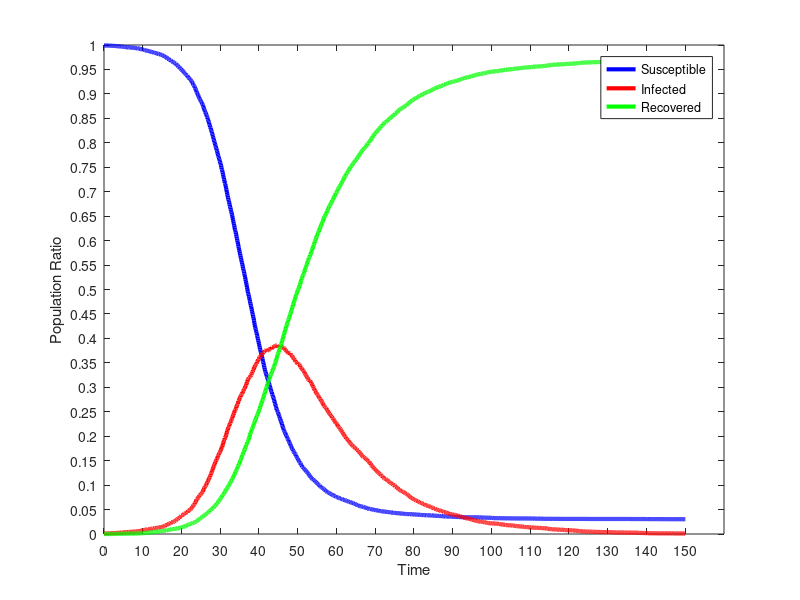

MATLAB code for this plot:
dynamics = [
0.00,9990.000,10.000,0.000;
0.10,9990.000,10.000,0.000;
0.20,9990.000,10.000,0.000;
0.30,9990.000,10.000,0.000;
0.40,9990.000,10.000,0.000;
0.50,9989.000,11.000,0.000;
0.60,9989.000,11.000,0.000;
0.70,9989.000,11.000,0.000;
0.80,9989.000,11.000,0.000;
0.90,9989.000,11.000,0.000;
1.00,9989.000,11.000,0.000;
1.10,9989.000,11.000,0.000;
1.20,9988.000,12.000,0.000;
1.30,9988.000,12.000,0.000;
1.40,9988.000,12.000,0.000;
1.50,9986.000,14.000,0.000;
1.60,9986.000,14.000,0.000;
1.70,9985.000,15.000,0.000;
1.80,9984.000,16.000,0.000;
1.90,9984.000,16.000,0.000;
2.00,9983.000,17.000,0.000;
2.10,9983.000,17.000,0.000;
2.20,9983.000,17.000,0.000;
2.30,9983.000,16.000,1.000;
2.40,9983.000,16.000,1.000;
2.50,9983.000,16.000,1.000;
2.60,9982.000,17.000,1.000;
2.70,9981.000,18.000,1.000;
2.80,9981.000,18.000,1.000;
2.90,9980.000,19.000,1.000;
3.00,9980.000,19.000,1.000;
3.10,9979.000,20.000,1.000;
3.20,9978.000,21.000,1.000;
3.30,9977.000,21.000,2.000;
3.40,9975.000,23.000,2.000;
3.50,9974.000,24.000,2.000;
3.60,9974.000,24.000,2.000;
3.70,9973.000,25.000,2.000;
3.80,9973.000,25.000,2.000;
3.90,9973.000,25.000,2.000;
4.00,9973.000,25.000,2.000;
4.10,9973.000,25.000,2.000;
4.20,9973.000,25.000,2.000;
4.30,9971.000,26.000,3.000;
4.40,9971.000,26.000,3.000;
4.50,9968.000,29.000,3.000;
4.60,9966.000,31.000,3.000;
4.70,9966.000,31.000,3.000;
4.80,9964.000,32.000,4.000;
4.90,9963.000,33.000,4.000;
5.00,9962.000,33.000,5.000;
5.10,9961.000,33.000,6.000;
5.20,9961.000,33.000,6.000;
5.30,9960.000,34.000,6.000;
5.40,9958.000,36.000,6.000;
5.50,9958.000,36.000,6.000;
5.60,9956.000,38.000,6.000;
5.70,9955.000,39.000,6.000;
5.80,9955.000,39.000,6.000;
5.90,9955.000,38.000,7.000;
6.00,9955.000,38.000,7.000;
6.10,9954.000,39.000,7.000;
6.20,9953.000,40.000,7.000;
6.30,9951.000,42.000,7.000;
6.40,9951.000,42.000,7.000;
6.50,9951.000,42.000,7.000;
6.60,9950.000,43.000,7.000;
6.70,9949.000,44.000,7.000;
6.80,9949.000,44.000,7.000;
6.90,9949.000,43.000,8.000;
7.00,9949.000,43.000,8.000;
7.10,9949.000,43.000,8.000;
7.20,9948.000,43.000,9.000;
7.30,9946.000,45.000,9.000;
7.40,9945.000,46.000,9.000;
7.50,9943.000,48.000,9.000;
7.60,9942.000,49.000,9.000;
7.70,9942.000,49.000,9.000;
7.80,9941.000,50.000,9.000;
7.90,9940.000,51.000,9.000;
8.00,9939.000,52.000,9.000;
8.10,9938.000,53.000,9.000;
8.20,9937.000,53.000,10.000;
8.30,9935.000,53.000,12.000;
8.40,9934.000,54.000,12.000;
8.50,9934.000,54.000,12.000;
8.60,9933.000,55.000,12.000;
8.70,9930.000,57.000,13.000;
8.80,9929.000,58.000,13.000;
8.90,9929.000,58.000,13.000;
9.00,9927.000,60.000,13.000;
9.10,9927.000,60.000,13.000;
9.20,9927.000,59.000,14.000;
9.30,9924.000,62.000,14.000;
9.40,9920.000,64.000,16.000;
9.50,9918.000,65.000,17.000;
9.60,9916.000,67.000,17.000;
9.70,9914.000,69.000,17.000;
9.80,9913.000,70.000,17.000;
9.90,9912.000,71.000,17.000;
10.00,9909.000,74.000,17.000;
10.10,9904.000,79.000,17.000;
10.20,9902.000,81.000,17.000;
10.30,9901.000,80.000,19.000;
10.40,9898.000,83.000,19.000;
10.50,9895.000,85.000,20.000;
10.60,9892.000,86.000,22.000;
10.70,9891.000,87.000,22.000;
10.80,9889.000,88.000,23.000;
10.90,9887.000,89.000,24.000;
11.00,9885.000,91.000,24.000;
11.10,9883.000,92.000,25.000;
11.20,9882.000,93.000,25.000;
11.30,9879.000,96.000,25.000;
11.40,9878.000,94.000,28.000;
11.50,9877.000,94.000,29.000;
11.60,9876.000,94.000,30.000;
11.70,9873.000,97.000,30.000;
11.80,9871.000,99.000,30.000;
11.90,9868.000,101.000,31.000;
12.00,9865.000,104.000,31.000;
12.10,9863.000,105.000,32.000;
12.20,9860.000,107.000,33.000;
12.30,9857.000,109.000,34.000;
12.40,9855.000,110.000,35.000;
12.50,9853.000,112.000,35.000;
12.60,9852.000,112.000,36.000;
12.70,9850.000,111.000,39.000;
12.80,9848.000,112.000,40.000;
12.90,9846.000,114.000,40.000;
13.00,9839.000,121.000,40.000;
13.10,9838.000,121.000,41.000;
13.20,9837.000,121.000,42.000;
13.30,9837.000,121.000,42.000;
13.40,9834.000,122.000,44.000;
13.50,9830.000,125.000,45.000;
13.60,9829.000,125.000,46.000;
13.70,9826.000,126.000,48.000;
13.80,9824.000,128.000,48.000;
13.90,9822.000,130.000,48.000;
14.00,9821.000,129.000,50.000;
14.10,9815.000,135.000,50.000;
14.20,9814.000,136.000,50.000;
14.30,9813.000,135.000,52.000;
14.40,9812.000,135.000,53.000;
14.50,9809.000,138.000,53.000;
14.60,9804.000,139.000,57.000;
14.70,9804.000,138.000,58.000;
14.80,9801.000,140.000,59.000;
14.90,9800.000,140.000,60.000;
15.00,9796.000,143.000,61.000;
15.10,9792.000,146.000,62.000;
15.20,9787.000,148.000,65.000;
15.30,9783.000,152.000,65.000;
15.40,9779.000,154.000,67.000;
15.50,9773.000,159.000,68.000;
15.60,9767.000,164.000,69.000;
15.70,9759.000,172.000,69.000;
15.80,9758.000,172.000,70.000;
15.90,9752.000,177.000,71.000;
16.00,9749.000,180.000,71.000;
16.10,9743.000,183.000,74.000;
16.20,9739.000,183.000,78.000;
16.30,9732.000,187.000,81.000;
16.40,9725.000,194.000,81.000;
16.50,9722.000,195.000,83.000;
16.60,9717.000,200.000,83.000;
16.70,9710.000,206.000,84.000;
16.80,9703.000,212.000,85.000;
16.90,9698.000,216.000,86.000;
17.00,9694.000,219.000,87.000;
17.10,9692.000,218.000,90.000;
17.20,9689.000,220.000,91.000;
17.30,9682.000,226.000,92.000;
17.40,9671.000,236.000,93.000;
17.50,9666.000,236.000,98.000;
17.60,9663.000,237.000,100.000;
17.70,9659.000,240.000,101.000;
17.80,9653.000,245.000,102.000;
17.90,9647.000,251.000,102.000;
18.00,9643.000,255.000,102.000;
18.10,9640.000,256.000,104.000;
18.20,9631.000,263.000,106.000;
18.30,9626.000,266.000,108.000;
18.40,9621.000,270.000,109.000;
18.50,9617.000,274.000,109.000;
18.60,9606.000,284.000,110.000;
18.70,9599.000,290.000,111.000;
18.80,9590.000,297.000,113.000;
18.90,9584.000,302.000,114.000;
19.00,9578.000,305.000,117.000;
19.10,9570.000,311.000,119.000;
19.20,9560.000,321.000,119.000;
19.30,9555.000,325.000,120.000;
19.40,9550.000,327.000,123.000;
19.50,9540.000,337.000,123.000;
19.60,9529.000,347.000,124.000;
19.70,9521.000,351.000,128.000;
19.80,9514.000,357.000,129.000;
19.90,9507.000,362.000,131.000;
20.00,9495.000,374.000,131.000;
20.10,9488.000,375.000,137.000;
20.20,9480.000,380.000,140.000;
20.30,9471.000,386.000,143.000;
20.40,9462.000,392.000,146.000;
20.50,9454.000,395.000,151.000;
20.60,9445.000,402.000,153.000;
20.70,9436.000,409.000,155.000;
20.80,9424.000,421.000,155.000;
20.90,9416.000,426.000,158.000;
21.00,9409.000,425.000,166.000;
21.10,9397.000,433.000,170.000;
21.20,9390.000,439.000,171.000;
21.30,9385.000,438.000,177.000;
21.40,9379.000,443.000,178.000;
21.50,9374.000,446.000,180.000;
21.60,9360.000,460.000,180.000;
21.70,9345.000,472.000,183.000;
21.80,9335.000,475.000,190.000;
21.90,9327.000,480.000,193.000;
22.00,9319.000,483.000,198.000;
22.10,9309.000,489.000,202.000;
22.20,9296.000,499.000,205.000;
22.30,9292.000,500.000,208.000;
22.40,9280.000,510.000,210.000;
22.50,9270.000,520.000,210.000;
22.60,9259.000,528.000,213.000;
22.70,9247.000,540.000,213.000;
22.80,9230.000,555.000,215.000;
22.90,9215.000,564.000,221.000;
23.00,9199.000,574.000,227.000;
23.10,9182.000,588.000,230.000;
23.20,9172.000,596.000,232.000;
23.30,9160.000,605.000,235.000;
23.40,9144.000,615.000,241.000;
23.50,9121.000,636.000,243.000;
23.60,9106.000,646.000,248.000;
23.70,9085.000,665.000,250.000;
23.80,9062.000,684.000,254.000;
23.90,9037.000,705.000,258.000;
24.00,9021.000,710.000,269.000;
24.10,9007.000,721.000,272.000;
24.20,8990.000,732.000,278.000;
24.30,8974.000,742.000,284.000;
24.40,8954.000,755.000,291.000;
24.50,8933.000,768.000,299.000;
24.60,8910.000,786.000,304.000;
24.70,8897.000,793.000,310.000;
24.80,8883.000,797.000,320.000;
24.90,8868.000,805.000,327.000;
25.00,8852.000,818.000,330.000;
25.10,8841.000,824.000,335.000;
25.20,8827.000,834.000,339.000;
25.30,8809.000,847.000,344.000;
25.40,8792.000,857.000,351.000;
25.50,8777.000,867.000,356.000;
25.60,8751.000,889.000,360.000;
25.70,8724.000,908.000,368.000;
25.80,8699.000,924.000,377.000;
25.90,8676.000,945.000,379.000;
26.00,8654.000,960.000,386.000;
26.10,8632.000,975.000,393.000;
26.20,8617.000,981.000,402.000;
26.30,8596.000,996.000,408.000;
26.40,8577.000,1009.000,414.000;
26.50,8553.000,1029.000,418.000;
26.60,8530.000,1047.000,423.000;
26.70,8516.000,1058.000,426.000;
26.80,8484.000,1081.000,435.000;
26.90,8461.000,1098.000,441.000;
27.00,8433.000,1117.000,450.000;
27.10,8409.000,1135.000,456.000;
27.20,8377.000,1154.000,469.000;
27.30,8356.000,1165.000,479.000;
27.40,8324.000,1191.000,485.000;
27.50,8305.000,1202.000,493.000;
27.60,8275.000,1229.000,496.000;
27.70,8250.000,1245.000,505.000;
27.80,8226.000,1261.000,513.000;
27.90,8195.000,1287.000,518.000;
28.00,8167.000,1310.000,523.000;
28.10,8136.000,1336.000,528.000;
28.20,8104.000,1363.000,533.000;
28.30,8072.000,1380.000,548.000;
28.40,8047.000,1395.000,558.000;
28.50,8018.000,1416.000,566.000;
28.60,7992.000,1437.000,571.000;
28.70,7958.000,1465.000,577.000;
28.80,7932.000,1478.000,590.000;
28.90,7905.000,1498.000,597.000;
29.00,7883.000,1511.000,606.000;
29.10,7847.000,1532.000,621.000;
29.20,7826.000,1547.000,627.000;
29.30,7790.000,1570.000,640.000;
29.40,7756.000,1594.000,650.000;
29.50,7730.000,1609.000,661.000;
29.60,7706.000,1621.000,673.000;
29.70,7677.000,1643.000,680.000;
29.80,7651.000,1657.000,692.000;
29.90,7623.000,1671.000,706.000;
30.00,7595.000,1685.000,720.000;
30.10,7566.000,1703.000,731.000;
30.20,7537.000,1724.000,739.000;
30.30,7494.000,1755.000,751.000;
30.40,7457.000,1780.000,763.000;
30.50,7438.000,1780.000,782.000;
30.60,7396.000,1812.000,792.000;
30.70,7356.000,1840.000,804.000;
30.80,7320.000,1868.000,812.000;
30.90,7283.000,1896.000,821.000;
31.00,7251.000,1917.000,832.000;
31.10,7218.000,1931.000,851.000;
31.20,7175.000,1962.000,863.000;
31.30,7155.000,1971.000,874.000;
31.40,7119.000,1991.000,890.000;
31.50,7078.000,2017.000,905.000;
31.60,7041.000,2041.000,918.000;
31.70,6992.000,2078.000,930.000;
31.80,6953.000,2106.000,941.000;
31.90,6919.000,2128.000,953.000;
32.00,6879.000,2156.000,965.000;
32.10,6842.000,2179.000,979.000;
32.20,6812.000,2190.000,998.000;
32.30,6782.000,2208.000,1010.000;
32.40,6741.000,2236.000,1023.000;
32.50,6702.000,2263.000,1035.000;
32.60,6677.000,2271.000,1052.000;
32.70,6639.000,2294.000,1067.000;
32.80,6606.000,2313.000,1081.000;
32.90,6576.000,2331.000,1093.000;
33.00,6538.000,2352.000,1110.000;
33.10,6504.000,2370.000,1126.000;
33.20,6462.000,2398.000,1140.000;
33.30,6422.000,2424.000,1154.000;
33.40,6384.000,2440.000,1176.000;
33.50,6346.000,2464.000,1190.000;
33.60,6313.000,2478.000,1209.000;
33.70,6262.000,2512.000,1226.000;
33.80,6222.000,2537.000,1241.000;
33.90,6198.000,2538.000,1264.000;
34.00,6168.000,2555.000,1277.000;
34.10,6129.000,2573.000,1298.000;
34.20,6082.000,2608.000,1310.000;
34.30,6043.000,2629.000,1328.000;
34.40,6002.000,2648.000,1350.000;
34.50,5969.000,2658.000,1373.000;
34.60,5926.000,2684.000,1390.000;
34.70,5880.000,2718.000,1402.000;
34.80,5848.000,2727.000,1425.000;
34.90,5808.000,2752.000,1440.000;
35.00,5769.000,2772.000,1459.000;
35.10,5732.000,2791.000,1477.000;
35.20,5695.000,2802.000,1503.000;
35.30,5654.000,2830.000,1516.000;
35.40,5619.000,2843.000,1538.000;
35.50,5585.000,2853.000,1562.000;
35.60,5551.000,2861.000,1588.000;
35.70,5515.000,2872.000,1613.000;
35.80,5474.000,2902.000,1624.000;
35.90,5429.000,2920.000,1651.000;
36.00,5398.000,2932.000,1670.000;
36.10,5370.000,2948.000,1682.000;
36.20,5328.000,2966.000,1706.000;
36.30,5297.000,2974.000,1729.000;
36.40,5255.000,2994.000,1751.000;
36.50,5210.000,3019.000,1771.000;
36.60,5173.000,3035.000,1792.000;
36.70,5134.000,3048.000,1818.000;
36.80,5094.000,3078.000,1828.000;
36.90,5049.000,3105.000,1846.000;
37.00,5007.000,3117.000,1876.000;
37.10,4956.000,3158.000,1886.000;
37.20,4924.000,3169.000,1907.000;
37.30,4894.000,3182.000,1924.000;
37.40,4859.000,3196.000,1945.000;
37.50,4825.000,3201.000,1974.000;
37.60,4786.000,3210.000,2004.000;
37.70,4753.000,3212.000,2035.000;
37.80,4710.000,3228.000,2062.000;
37.90,4672.000,3246.000,2082.000;
38.00,4642.000,3253.000,2105.000;
38.10,4596.000,3275.000,2129.000;
38.20,4557.000,3291.000,2152.000;
38.30,4519.000,3315.000,2166.000;
38.40,4488.000,3325.000,2187.000;
38.50,4446.000,3350.000,2204.000;
38.60,4413.000,3360.000,2227.000;
38.70,4367.000,3383.000,2250.000;
38.80,4317.000,3410.000,2273.000;
38.90,4276.000,3427.000,2297.000;
39.00,4235.000,3446.000,2319.000;
39.10,4204.000,3458.000,2338.000;
39.20,4172.000,3468.000,2360.000;
39.30,4134.000,3480.000,2386.000;
39.40,4107.000,3487.000,2406.000;
39.50,4065.000,3515.000,2420.000;
39.60,4035.000,3524.000,2441.000;
39.70,3996.000,3547.000,2457.000;
39.80,3958.000,3567.000,2475.000;
39.90,3924.000,3573.000,2503.000;
40.00,3886.000,3583.000,2531.000;
40.10,3847.000,3602.000,2551.000;
40.20,3813.000,3622.000,2565.000;
40.30,3774.000,3634.000,2592.000;
40.40,3744.000,3633.000,2623.000;
40.50,3711.000,3639.000,2650.000;
40.60,3679.000,3654.000,2667.000;
40.70,3654.000,3660.000,2686.000;
40.80,3617.000,3668.000,2715.000;
40.90,3585.000,3681.000,2734.000;
41.00,3537.000,3709.000,2754.000;
41.10,3509.000,3710.000,2781.000;
41.20,3473.000,3717.000,2810.000;
41.30,3443.000,3720.000,2837.000;
41.40,3404.000,3736.000,2860.000;
41.50,3363.000,3752.000,2885.000;
41.60,3331.000,3756.000,2913.000;
41.70,3309.000,3758.000,2933.000;
41.80,3283.000,3754.000,2963.000;
41.90,3260.000,3750.000,2990.000;
42.00,3230.000,3759.000,3011.000;
42.10,3204.000,3758.000,3038.000;
42.20,3181.000,3748.000,3071.000;
42.30,3159.000,3753.000,3088.000;
42.40,3134.000,3757.000,3109.000;
42.50,3103.000,3766.000,3131.000;
42.60,3077.000,3770.000,3153.000;
42.70,3052.000,3775.000,3173.000;
42.80,3024.000,3781.000,3195.000;
42.90,2995.000,3782.000,3223.000;
43.00,2965.000,3790.000,3245.000;
43.10,2935.000,3806.000,3259.000;
43.20,2913.000,3809.000,3278.000;
43.30,2899.000,3793.000,3308.000;
43.40,2859.000,3813.000,3328.000;
43.50,2842.000,3815.000,3343.000;
43.60,2816.000,3816.000,3368.000;
43.70,2792.000,3817.000,3391.000;
43.80,2767.000,3823.000,3410.000;
43.90,2739.000,3834.000,3427.000;
44.00,2711.000,3838.000,3451.000;
44.10,2677.000,3845.000,3478.000;
44.20,2654.000,3846.000,3500.000;
44.30,2621.000,3855.000,3524.000;
44.40,2596.000,3855.000,3549.000;
44.50,2568.000,3857.000,3575.000;
44.60,2539.000,3859.000,3602.000;
44.70,2519.000,3844.000,3637.000;
44.80,2501.000,3835.000,3664.000;
44.90,2489.000,3826.000,3685.000;
45.00,2467.000,3827.000,3706.000;
45.10,2439.000,3838.000,3723.000;
45.20,2413.000,3830.000,3757.000;
45.30,2392.000,3829.000,3779.000;
45.40,2366.000,3837.000,3797.000;
45.50,2346.000,3831.000,3823.000;
45.60,2319.000,3838.000,3843.000;
45.70,2301.000,3831.000,3868.000;
45.80,2277.000,3828.000,3895.000;
45.90,2255.000,3820.000,3925.000;
46.00,2223.000,3819.000,3958.000;
46.10,2202.000,3819.000,3979.000;
46.20,2174.000,3817.000,4009.000;
46.30,2151.000,3808.000,4041.000;
46.40,2124.000,3810.000,4066.000;
46.50,2106.000,3801.000,4093.000;
46.60,2092.000,3786.000,4122.000;
46.70,2078.000,3772.000,4150.000;
46.80,2059.000,3761.000,4180.000;
46.90,2037.000,3760.000,4203.000;
47.00,2019.000,3747.000,4234.000;
47.10,2006.000,3735.000,4259.000;
47.20,1987.000,3730.000,4283.000;
47.30,1964.000,3734.000,4302.000;
47.40,1949.000,3718.000,4333.000;
47.50,1939.000,3703.000,4358.000;
47.60,1923.000,3695.000,4382.000;
47.70,1897.000,3702.000,4401.000;
47.80,1878.000,3697.000,4425.000;
47.90,1861.000,3693.000,4446.000;
48.00,1847.000,3670.000,4483.000;
48.10,1823.000,3672.000,4505.000;
48.20,1803.000,3671.000,4526.000;
48.30,1789.000,3660.000,4551.000;
48.40,1773.000,3653.000,4574.000;
48.50,1755.000,3648.000,4597.000;
48.60,1738.000,3630.000,4632.000;
48.70,1723.000,3618.000,4659.000;
48.80,1704.000,3605.000,4691.000;
48.90,1694.000,3593.000,4713.000;
49.00,1678.000,3588.000,4734.000;
49.10,1668.000,3569.000,4763.000;
49.20,1651.000,3565.000,4784.000;
49.30,1639.000,3554.000,4807.000;
49.40,1631.000,3527.000,4842.000;
49.50,1616.000,3521.000,4863.000;
49.60,1593.000,3521.000,4886.000;
49.70,1578.000,3510.000,4912.000;
49.80,1563.000,3505.000,4932.000;
49.90,1550.000,3491.000,4959.000;
50.00,1543.000,3475.000,4982.000;
50.10,1524.000,3479.000,4997.000;
50.20,1508.000,3478.000,5014.000;
50.30,1492.000,3472.000,5036.000;
50.40,1475.000,3465.000,5060.000;
50.50,1463.000,3450.000,5087.000;
50.60,1455.000,3441.000,5104.000;
50.70,1446.000,3415.000,5139.000;
50.80,1431.000,3403.000,5166.000;
50.90,1412.000,3399.000,5189.000;
51.00,1404.000,3379.000,5217.000;
51.10,1386.000,3380.000,5234.000;
51.20,1372.000,3366.000,5262.000;
51.30,1366.000,3349.000,5285.000;
51.40,1360.000,3340.000,5300.000;
51.50,1347.000,3338.000,5315.000;
51.60,1339.000,3328.000,5333.000;
51.70,1329.000,3313.000,5358.000;
51.80,1321.000,3288.000,5391.000;
51.90,1312.000,3273.000,5415.000;
52.00,1304.000,3260.000,5436.000;
52.10,1294.000,3249.000,5457.000;
52.20,1284.000,3237.000,5479.000;
52.30,1272.000,3223.000,5505.000;
52.40,1265.000,3210.000,5525.000;
52.50,1253.000,3193.000,5554.000;
52.60,1242.000,3176.000,5582.000;
52.70,1234.000,3166.000,5600.000;
52.80,1225.000,3152.000,5623.000;
52.90,1211.000,3145.000,5644.000;
53.00,1201.000,3136.000,5663.000;
53.10,1190.000,3136.000,5674.000;
53.20,1179.000,3116.000,5705.000;
53.30,1167.000,3120.000,5713.000;
53.40,1155.000,3107.000,5738.000;
53.50,1147.000,3087.000,5766.000;
53.60,1138.000,3077.000,5785.000;
53.70,1130.000,3060.000,5810.000;
53.80,1122.000,3044.000,5834.000;
53.90,1120.000,3017.000,5863.000;
54.00,1111.000,3009.000,5880.000;
54.10,1104.000,2989.000,5907.000;
54.20,1100.000,2979.000,5921.000;
54.30,1094.000,2959.000,5947.000;
54.40,1088.000,2935.000,5977.000;
54.50,1076.000,2929.000,5995.000;
54.60,1069.000,2915.000,6016.000;
54.70,1062.000,2898.000,6040.000;
54.80,1051.000,2885.000,6064.000;
54.90,1045.000,2868.000,6087.000;
55.00,1036.000,2853.000,6111.000;
55.10,1028.000,2847.000,6125.000;
55.20,1019.000,2837.000,6144.000;
55.30,1013.000,2827.000,6160.000;
55.40,1008.000,2813.000,6179.000;
55.50,999.000,2797.000,6204.000;
55.60,994.000,2778.000,6228.000;
55.70,981.000,2768.000,6251.000;
55.80,971.000,2761.000,6268.000;
55.90,961.000,2753.000,6286.000;
56.00,956.000,2737.000,6307.000;
56.10,949.000,2724.000,6327.000;
56.20,947.000,2707.000,6346.000;
56.30,942.000,2696.000,6362.000;
56.40,938.000,2680.000,6382.000;
56.50,935.000,2664.000,6401.000;
56.60,929.000,2643.000,6428.000;
56.70,924.000,2624.000,6452.000;
56.80,917.000,2614.000,6469.000;
56.90,907.000,2607.000,6486.000;
57.00,901.000,2597.000,6502.000;
57.10,894.000,2590.000,6516.000;
57.20,884.000,2583.000,6533.000;
57.30,873.000,2581.000,6546.000;
57.40,870.000,2569.000,6561.000;
57.50,866.000,2550.000,6584.000;
57.60,858.000,2535.000,6607.000;
57.70,854.000,2527.000,6619.000;
57.80,853.000,2507.000,6640.000;
57.90,847.000,2495.000,6658.000;
58.00,844.000,2481.000,6675.000;
58.10,839.000,2467.000,6694.000;
58.20,833.000,2457.000,6710.000;
58.30,827.000,2454.000,6719.000;
58.40,824.000,2441.000,6735.000;
58.50,819.000,2427.000,6754.000;
58.60,815.000,2420.000,6765.000;
58.70,812.000,2405.000,6783.000;
58.80,806.000,2398.000,6796.000;
58.90,804.000,2378.000,6818.000;
59.00,797.000,2372.000,6831.000;
59.10,792.000,2363.000,6845.000;
59.20,789.000,2351.000,6860.000;
59.30,785.000,2336.000,6879.000;
59.40,783.000,2323.000,6894.000;
59.50,782.000,2309.000,6909.000;
59.60,777.000,2295.000,6928.000;
59.70,774.000,2282.000,6944.000;
59.80,766.000,2269.000,6965.000;
59.90,759.000,2271.000,6970.000;
60.00,757.000,2260.000,6983.000;
60.10,753.000,2251.000,6996.000;
60.20,748.000,2239.000,7013.000;
60.30,745.000,2218.000,7037.000;
60.40,744.000,2201.000,7055.000;
60.50,741.000,2191.000,7068.000;
60.60,737.000,2183.000,7080.000;
60.70,734.000,2176.000,7090.000;
60.80,731.000,2168.000,7101.000;
60.90,728.000,2153.000,7119.000;
61.00,727.000,2144.000,7129.000;
61.10,726.000,2128.000,7146.000;
61.20,721.000,2119.000,7160.000;
61.30,717.000,2106.000,7177.000;
61.40,715.000,2093.000,7192.000;
61.50,709.000,2081.000,7210.000;
61.60,704.000,2076.000,7220.000;
61.70,701.000,2060.000,7239.000;
61.80,700.000,2046.000,7254.000;
61.90,698.000,2032.000,7270.000;
62.00,696.000,2017.000,7287.000;
62.10,693.000,2003.000,7304.000;
62.20,692.000,1994.000,7314.000;
62.30,689.000,1987.000,7324.000;
62.40,686.000,1976.000,7338.000;
62.50,684.000,1957.000,7359.000;
62.60,678.000,1948.000,7374.000;
62.70,674.000,1945.000,7381.000;
62.80,671.000,1934.000,7395.000;
62.90,668.000,1926.000,7406.000;
63.00,664.000,1914.000,7422.000;
63.10,660.000,1911.000,7429.000;
63.20,657.000,1894.000,7449.000;
63.30,657.000,1885.000,7458.000;
63.40,655.000,1872.000,7473.000;
63.50,651.000,1864.000,7485.000;
63.60,647.000,1854.000,7499.000;
63.70,644.000,1843.000,7513.000;
63.80,643.000,1837.000,7520.000;
63.90,643.000,1828.000,7529.000;
64.00,639.000,1822.000,7539.000;
64.10,637.000,1809.000,7554.000;
64.20,635.000,1799.000,7566.000;
64.30,633.000,1789.000,7578.000;
64.40,626.000,1786.000,7588.000;
64.50,621.000,1784.000,7595.000;
64.60,619.000,1773.000,7608.000;
64.70,616.000,1766.000,7618.000;
64.80,613.000,1759.000,7628.000;
64.90,609.000,1749.000,7642.000;
65.00,605.000,1747.000,7648.000;
65.10,602.000,1737.000,7661.000;
65.20,596.000,1735.000,7669.000;
65.30,594.000,1720.000,7686.000;
65.40,591.000,1714.000,7695.000;
65.50,588.000,1707.000,7705.000;
65.60,581.000,1704.000,7715.000;
65.70,578.000,1690.000,7732.000;
65.80,576.000,1682.000,7742.000;
65.90,573.000,1675.000,7752.000;
66.00,570.000,1665.000,7765.000;
66.10,568.000,1653.000,7779.000;
66.20,565.000,1646.000,7789.000;
66.30,564.000,1633.000,7803.000;
66.40,563.000,1622.000,7815.000;
66.50,561.000,1614.000,7825.000;
66.60,559.000,1602.000,7839.000;
66.70,558.000,1592.000,7850.000;
66.80,557.000,1581.000,7862.000;
66.90,556.000,1572.000,7872.000;
67.00,550.000,1570.000,7880.000;
67.10,547.000,1568.000,7885.000;
67.20,546.000,1560.000,7894.000;
67.30,544.000,1557.000,7899.000;
67.40,542.000,1553.000,7905.000;
67.50,541.000,1546.000,7913.000;
67.60,537.000,1538.000,7925.000;
67.70,533.000,1528.000,7939.000;
67.80,530.000,1519.000,7951.000;
67.90,528.000,1508.000,7964.000;
68.00,523.000,1502.000,7975.000;
68.10,522.000,1492.000,7986.000;
68.20,519.000,1489.000,7992.000;
68.30,516.000,1485.000,7999.000;
68.40,515.000,1481.000,8004.000;
68.50,512.000,1467.000,8021.000;
68.60,512.000,1454.000,8034.000;
68.70,512.000,1446.000,8042.000;
68.80,511.000,1435.000,8054.000;
68.90,510.000,1417.000,8073.000;
69.00,508.000,1408.000,8084.000;
69.10,507.000,1399.000,8094.000;
69.20,504.000,1392.000,8104.000;
69.30,502.000,1382.000,8116.000;
69.40,499.000,1369.000,8132.000;
69.50,497.000,1361.000,8142.000;
69.60,495.000,1356.000,8149.000;
69.70,491.000,1341.000,8168.000;
69.80,491.000,1330.000,8179.000;
69.90,490.000,1327.000,8183.000;
70.00,489.000,1320.000,8191.000;
70.10,487.000,1308.000,8205.000;
70.20,486.000,1303.000,8211.000;
70.30,486.000,1292.000,8222.000;
70.40,484.000,1285.000,8231.000;
70.50,484.000,1277.000,8239.000;
70.60,483.000,1269.000,8248.000;
70.70,483.000,1261.000,8256.000;
70.80,481.000,1253.000,8266.000;
70.90,479.000,1247.000,8274.000;
71.00,474.000,1241.000,8285.000;
71.10,471.000,1234.000,8295.000;
71.20,471.000,1227.000,8302.000;
71.30,468.000,1221.000,8311.000;
71.40,468.000,1208.000,8324.000;
71.50,468.000,1197.000,8335.000;
71.60,467.000,1193.000,8340.000;
71.70,465.000,1191.000,8344.000;
71.80,464.000,1185.000,8351.000;
71.90,464.000,1175.000,8361.000;
72.00,462.000,1158.000,8380.000;
72.10,461.000,1153.000,8386.000;
72.20,459.000,1145.000,8396.000;
72.30,458.000,1137.000,8405.000;
72.40,457.000,1133.000,8410.000;
72.50,454.000,1130.000,8416.000;
72.60,454.000,1127.000,8419.000;
72.70,454.000,1127.000,8419.000;
72.80,453.000,1121.000,8426.000;
72.90,452.000,1115.000,8433.000;
73.00,452.000,1109.000,8439.000;
73.10,451.000,1099.000,8450.000;
73.20,450.000,1092.000,8458.000;
73.30,449.000,1083.000,8468.000;
73.40,449.000,1078.000,8473.000;
73.50,447.000,1073.000,8480.000;
73.60,447.000,1069.000,8484.000;
73.70,445.000,1063.000,8492.000;
73.80,444.000,1056.000,8500.000;
73.90,444.000,1046.000,8510.000;
74.00,440.000,1043.000,8517.000;
74.10,440.000,1035.000,8525.000;
74.20,440.000,1029.000,8531.000;
74.30,438.000,1026.000,8536.000;
74.40,436.000,1024.000,8540.000;
74.50,435.000,1020.000,8545.000;
74.60,435.000,1008.000,8557.000;
74.70,433.000,1006.000,8561.000;
74.80,432.000,1000.000,8568.000;
74.90,431.000,996.000,8573.000;
75.00,431.000,992.000,8577.000;
75.10,430.000,983.000,8587.000;
75.20,430.000,973.000,8597.000;
75.30,430.000,970.000,8600.000;
75.40,429.000,965.000,8606.000;
75.50,428.000,958.000,8614.000;
75.60,427.000,946.000,8627.000;
75.70,426.000,942.000,8632.000;
75.80,425.000,934.000,8641.000;
75.90,424.000,925.000,8651.000;
76.00,424.000,917.000,8659.000;
76.10,423.000,912.000,8665.000;
76.20,423.000,909.000,8668.000;
76.30,422.000,902.000,8676.000;
76.40,422.000,894.000,8684.000;
76.50,422.000,888.000,8690.000;
76.60,421.000,882.000,8697.000;
76.70,421.000,878.000,8701.000;
76.80,419.000,876.000,8705.000;
76.90,419.000,872.000,8709.000;
77.00,418.000,867.000,8715.000;
77.10,417.000,865.000,8718.000;
77.20,413.000,864.000,8723.000;
77.30,412.000,860.000,8728.000;
77.40,412.000,854.000,8734.000;
77.50,411.000,850.000,8739.000;
77.60,410.000,844.000,8746.000;
77.70,410.000,837.000,8753.000;
77.80,410.000,834.000,8756.000;
77.90,410.000,827.000,8763.000;
78.00,410.000,822.000,8768.000;
78.10,408.000,820.000,8772.000;
78.20,408.000,812.000,8780.000;
78.30,408.000,806.000,8786.000;
78.40,408.000,802.000,8790.000;
78.50,408.000,793.000,8799.000;
78.60,408.000,787.000,8805.000;
78.70,408.000,780.000,8812.000;
78.80,406.000,775.000,8819.000;
78.90,406.000,766.000,8828.000;
79.00,406.000,758.000,8836.000;
79.10,405.000,752.000,8843.000;
79.20,405.000,743.000,8852.000;
79.30,404.000,741.000,8855.000;
79.40,403.000,734.000,8863.000;
79.50,403.000,732.000,8865.000;
79.60,403.000,724.000,8873.000;
79.70,402.000,719.000,8879.000;
79.80,402.000,716.000,8882.000;
79.90,402.000,710.000,8888.000;
80.00,402.000,707.000,8891.000;
80.10,401.000,701.000,8898.000;
80.20,399.000,699.000,8902.000;
80.30,399.000,695.000,8906.000;
80.40,399.000,691.000,8910.000;
80.50,399.000,684.000,8917.000;
80.60,398.000,684.000,8918.000;
80.70,398.000,680.000,8922.000;
80.80,397.000,676.000,8927.000;
80.90,396.000,670.000,8934.000;
81.00,394.000,670.000,8936.000;
81.10,394.000,662.000,8944.000;
81.20,393.000,658.000,8949.000;
81.30,392.000,654.000,8954.000;
81.40,391.000,653.000,8956.000;
81.50,391.000,646.000,8963.000;
81.60,391.000,641.000,8968.000;
81.70,391.000,639.000,8970.000;
81.80,390.000,638.000,8972.000;
81.90,390.000,633.000,8977.000;
82.00,388.000,631.000,8981.000;
82.10,388.000,628.000,8984.000;
82.20,388.000,624.000,8988.000;
82.30,388.000,619.000,8993.000;
82.40,387.000,616.000,8997.000;
82.50,387.000,614.000,8999.000;
82.60,387.000,608.000,9005.000;
82.70,387.000,603.000,9010.000;
82.80,386.000,596.000,9018.000;
82.90,386.000,591.000,9023.000;
83.00,386.000,588.000,9026.000;
83.10,386.000,583.000,9031.000;
83.20,383.000,582.000,9035.000;
83.30,383.000,581.000,9036.000;
83.40,383.000,578.000,9039.000;
83.50,383.000,578.000,9039.000;
83.60,382.000,576.000,9042.000;
83.70,382.000,575.000,9043.000;
83.80,382.000,571.000,9047.000;
83.90,382.000,569.000,9049.000;
84.00,382.000,565.000,9053.000;
84.10,382.000,562.000,9056.000;
84.20,382.000,557.000,9061.000;
84.30,382.000,554.000,9064.000;
84.40,382.000,546.000,9072.000;
84.50,382.000,542.000,9076.000;
84.60,379.000,542.000,9079.000;
84.70,377.000,539.000,9084.000;
84.80,376.000,536.000,9088.000;
84.90,375.000,533.000,9092.000;
85.00,375.000,529.000,9096.000;
85.10,375.000,525.000,9100.000;
85.20,375.000,519.000,9106.000;
85.30,374.000,518.000,9108.000;
85.40,373.000,517.000,9110.000;
85.50,373.000,511.000,9116.000;
85.60,373.000,507.000,9120.000;
85.70,373.000,503.000,9124.000;
85.80,373.000,498.000,9129.000;
85.90,372.000,497.000,9131.000;
86.00,370.000,497.000,9133.000;
86.10,370.000,492.000,9138.000;
86.20,369.000,493.000,9138.000;
86.30,369.000,490.000,9141.000;
86.40,369.000,488.000,9143.000;
86.50,369.000,486.000,9145.000;
86.60,369.000,482.000,9149.000;
86.70,367.000,480.000,9153.000;
86.80,367.000,479.000,9154.000;
86.90,367.000,474.000,9159.000;
87.00,367.000,468.000,9165.000;
87.10,367.000,466.000,9167.000;
87.20,364.000,468.000,9168.000;
87.30,363.000,466.000,9171.000;
87.40,362.000,466.000,9172.000;
87.50,362.000,460.000,9178.000;
87.60,362.000,457.000,9181.000;
87.70,362.000,450.000,9188.000;
87.80,362.000,450.000,9188.000;
87.90,361.000,450.000,9189.000;
88.00,361.000,447.000,9192.000;
88.10,359.000,445.000,9196.000;
88.20,359.000,440.000,9201.000;
88.30,359.000,440.000,9201.000;
88.40,359.000,434.000,9207.000;
88.50,358.000,432.000,9210.000;
88.60,358.000,430.000,9212.000;
88.70,358.000,425.000,9217.000;
88.80,357.000,422.000,9221.000;
88.90,357.000,422.000,9221.000;
89.00,357.000,418.000,9225.000;
89.10,356.000,414.000,9230.000;
89.20,356.000,411.000,9233.000;
89.30,356.000,410.000,9234.000;
89.40,355.000,407.000,9238.000;
89.50,355.000,405.000,9240.000;
89.60,355.000,404.000,9241.000;
89.70,355.000,403.000,9242.000;
89.80,354.000,403.000,9243.000;
89.90,354.000,402.000,9244.000;
90.00,354.000,398.000,9248.000;
90.10,352.000,398.000,9250.000;
90.20,352.000,395.000,9253.000;
90.30,350.000,396.000,9254.000;
90.40,350.000,396.000,9254.000;
90.50,350.000,394.000,9256.000;
90.60,350.000,392.000,9258.000;
90.70,350.000,389.000,9261.000;
90.80,350.000,385.000,9265.000;
90.90,350.000,381.000,9269.000;
91.00,349.000,380.000,9271.000;
91.10,349.000,376.000,9275.000;
91.20,349.000,375.000,9276.000;
91.30,349.000,373.000,9278.000;
91.40,348.000,372.000,9280.000;
91.50,347.000,373.000,9280.000;
91.60,347.000,370.000,9283.000;
91.70,347.000,369.000,9284.000;
91.80,346.000,367.000,9287.000;
91.90,346.000,361.000,9293.000;
92.00,346.000,358.000,9296.000;
92.10,346.000,353.000,9301.000;
92.20,346.000,350.000,9304.000;
92.30,346.000,348.000,9306.000;
92.40,346.000,345.000,9309.000;
92.50,346.000,343.000,9311.000;
92.60,345.000,340.000,9315.000;
92.70,345.000,335.000,9320.000;
92.80,345.000,335.000,9320.000;
92.90,345.000,334.000,9321.000;
93.00,344.000,333.000,9323.000;
93.10,344.000,331.000,9325.000;
93.20,344.000,328.000,9328.000;
93.30,344.000,324.000,9332.000;
93.40,343.000,324.000,9333.000;
93.50,343.000,321.000,9336.000;
93.60,342.000,322.000,9336.000;
93.70,342.000,322.000,9336.000;
93.80,342.000,320.000,9338.000;
93.90,342.000,317.000,9341.000;
94.00,342.000,314.000,9344.000;
94.10,342.000,313.000,9345.000;
94.20,342.000,311.000,9347.000;
94.30,342.000,309.000,9349.000;
94.40,342.000,308.000,9350.000;
94.50,342.000,305.000,9353.000;
94.60,342.000,303.000,9355.000;
94.70,342.000,302.000,9356.000;
94.80,342.000,296.000,9362.000;
94.90,342.000,294.000,9364.000;
95.00,342.000,291.000,9367.000;
95.10,342.000,291.000,9367.000;
95.20,342.000,289.000,9369.000;
95.30,342.000,288.000,9370.000;
95.40,342.000,285.000,9373.000;
95.50,342.000,284.000,9374.000;
95.60,342.000,281.000,9377.000;
95.70,342.000,279.000,9379.000;
95.80,342.000,276.000,9382.000;
95.90,342.000,272.000,9386.000;
96.00,342.000,269.000,9389.000;
96.10,342.000,266.000,9392.000;
96.20,341.000,266.000,9393.000;
96.30,341.000,263.000,9396.000;
96.40,341.000,262.000,9397.000;
96.50,341.000,261.000,9398.000;
96.60,340.000,261.000,9399.000;
96.70,340.000,259.000,9401.000;
96.80,340.000,257.000,9403.000;
96.90,339.000,257.000,9404.000;
97.00,338.000,258.000,9404.000;
97.10,337.000,257.000,9406.000;
97.20,337.000,254.000,9409.000;
97.30,337.000,253.000,9410.000;
97.40,337.000,252.000,9411.000;
97.50,337.000,251.000,9412.000;
97.60,337.000,250.000,9413.000;
97.70,336.000,251.000,9413.000;
97.80,336.000,249.000,9415.000;
97.90,335.000,247.000,9418.000;
98.00,335.000,245.000,9420.000;
98.10,335.000,243.000,9422.000;
98.20,334.000,240.000,9426.000;
98.30,334.000,237.000,9429.000;
98.40,334.000,236.000,9430.000;
98.50,333.000,236.000,9431.000;
98.60,333.000,232.000,9435.000;
98.70,333.000,230.000,9437.000;
98.80,333.000,228.000,9439.000;
98.90,333.000,228.000,9439.000;
99.00,333.000,226.000,9441.000;
99.10,333.000,225.000,9442.000;
99.20,333.000,224.000,9443.000;
99.30,333.000,222.000,9445.000;
99.40,332.000,221.000,9447.000;
99.50,331.000,221.000,9448.000;
99.60,331.000,220.000,9449.000;
99.70,331.000,219.000,9450.000;
99.80,331.000,217.000,9452.000;
99.90,331.000,216.000,9453.000;
100.00,329.000,217.000,9454.000;
100.10,328.000,217.000,9455.000;
100.20,328.000,217.000,9455.000;
100.30,328.000,217.000,9455.000;
100.40,327.000,216.000,9457.000;
100.50,326.000,215.000,9459.000;
100.60,325.000,216.000,9459.000;
100.70,325.000,216.000,9459.000;
100.80,325.000,216.000,9459.000;
100.90,325.000,216.000,9459.000;
101.00,325.000,215.000,9460.000;
101.10,325.000,214.000,9461.000;
101.20,325.000,213.000,9462.000;
101.30,325.000,212.000,9463.000;
101.40,325.000,209.000,9466.000;
101.50,325.000,208.000,9467.000;
101.60,325.000,208.000,9467.000;
101.70,325.000,205.000,9470.000;
101.80,325.000,204.000,9471.000;
101.90,324.000,204.000,9472.000;
102.00,323.000,205.000,9472.000;
102.10,323.000,204.000,9473.000;
102.20,323.000,202.000,9475.000;
102.30,323.000,202.000,9475.000;
102.40,322.000,200.000,9478.000;
102.50,322.000,198.000,9480.000;
102.60,322.000,197.000,9481.000;
102.70,322.000,195.000,9483.000;
102.80,322.000,194.000,9484.000;
102.90,322.000,194.000,9484.000;
103.00,322.000,193.000,9485.000;
103.10,322.000,192.000,9486.000;
103.20,322.000,191.000,9487.000;
103.30,322.000,190.000,9488.000;
103.40,321.000,190.000,9489.000;
103.50,321.000,189.000,9490.000;
103.60,321.000,184.000,9495.000;
103.70,321.000,181.000,9498.000;
103.80,321.000,181.000,9498.000;
103.90,321.000,181.000,9498.000;
104.00,321.000,181.000,9498.000;
104.10,321.000,181.000,9498.000;
104.20,321.000,180.000,9499.000;
104.30,321.000,180.000,9499.000;
104.40,321.000,180.000,9499.000;
104.50,321.000,180.000,9499.000;
104.60,321.000,179.000,9500.000;
104.70,321.000,178.000,9501.000;
104.80,321.000,177.000,9502.000;
104.90,321.000,177.000,9502.000;
105.00,320.000,178.000,9502.000;
105.10,320.000,177.000,9503.000;
105.20,319.000,176.000,9505.000;
105.30,319.000,175.000,9506.000;
105.40,319.000,173.000,9508.000;
105.50,319.000,171.000,9510.000;
105.60,319.000,171.000,9510.000;
105.70,319.000,170.000,9511.000;
105.80,319.000,169.000,9512.000;
105.90,319.000,169.000,9512.000;
106.00,318.000,168.000,9514.000;
106.10,318.000,168.000,9514.000;
106.20,318.000,166.000,9516.000;
106.30,318.000,164.000,9518.000;
106.40,318.000,162.000,9520.000;
106.50,318.000,160.000,9522.000;
106.60,318.000,159.000,9523.000;
106.70,318.000,159.000,9523.000;
106.80,318.000,159.000,9523.000;
106.90,318.000,158.000,9524.000;
107.00,318.000,157.000,9525.000;
107.10,318.000,157.000,9525.000;
107.20,318.000,157.000,9525.000;
107.30,318.000,157.000,9525.000;
107.40,318.000,157.000,9525.000;
107.50,318.000,156.000,9526.000;
107.60,318.000,155.000,9527.000;
107.70,318.000,154.000,9528.000;
107.80,318.000,153.000,9529.000;
107.90,318.000,152.000,9530.000;
108.00,318.000,150.000,9532.000;
108.10,318.000,149.000,9533.000;
108.20,318.000,148.000,9534.000;
108.30,318.000,147.000,9535.000;
108.40,318.000,147.000,9535.000;
108.50,318.000,145.000,9537.000;
108.60,318.000,143.000,9539.000;
108.70,318.000,142.000,9540.000;
108.80,318.000,142.000,9540.000;
108.90,318.000,142.000,9540.000;
109.00,318.000,142.000,9540.000;
109.10,317.000,143.000,9540.000;
109.20,317.000,141.000,9542.000;
109.30,317.000,140.000,9543.000;
109.40,317.000,139.000,9544.000;
109.50,317.000,139.000,9544.000;
109.60,317.000,138.000,9545.000;
109.70,317.000,138.000,9545.000;
109.80,317.000,138.000,9545.000;
109.90,317.000,138.000,9545.000;
110.00,317.000,137.000,9546.000;
110.10,317.000,136.000,9547.000;
110.20,317.000,136.000,9547.000;
110.30,317.000,136.000,9547.000;
110.40,317.000,133.000,9550.000;
110.50,317.000,130.000,9553.000;
110.60,317.000,130.000,9553.000;
110.70,316.000,128.000,9556.000;
110.80,316.000,128.000,9556.000;
110.90,316.000,128.000,9556.000;
111.00,315.000,128.000,9557.000;
111.10,314.000,129.000,9557.000;
111.20,314.000,129.000,9557.000;
111.30,314.000,129.000,9557.000;
111.40,314.000,129.000,9557.000;
111.50,314.000,129.000,9557.000;
111.60,314.000,128.000,9558.000;
111.70,314.000,126.000,9560.000;
111.80,314.000,126.000,9560.000;
111.90,314.000,125.000,9561.000;
112.00,313.000,125.000,9562.000;
112.10,313.000,125.000,9562.000;
112.20,313.000,125.000,9562.000;
112.30,313.000,125.000,9562.000;
112.40,313.000,125.000,9562.000;
112.50,313.000,124.000,9563.000;
112.60,313.000,123.000,9564.000;
112.70,313.000,122.000,9565.000;
112.80,313.000,122.000,9565.000;
112.90,313.000,121.000,9566.000;
113.00,312.000,120.000,9568.000;
113.10,312.000,120.000,9568.000;
113.20,311.000,121.000,9568.000;
113.30,311.000,119.000,9570.000;
113.40,310.000,120.000,9570.000;
113.50,310.000,120.000,9570.000;
113.60,310.000,119.000,9571.000;
113.70,310.000,119.000,9571.000;
113.80,310.000,117.000,9573.000;
113.90,310.000,117.000,9573.000;
114.00,310.000,115.000,9575.000;
114.10,310.000,113.000,9577.000;
114.20,310.000,111.000,9579.000;
114.30,310.000,110.000,9580.000;
114.40,310.000,110.000,9580.000;
114.50,310.000,109.000,9581.000;
114.60,310.000,109.000,9581.000;
114.70,310.000,109.000,9581.000;
114.80,310.000,107.000,9583.000;
114.90,310.000,104.000,9586.000;
115.00,310.000,102.000,9588.000;
115.10,310.000,101.000,9589.000;
115.20,310.000,99.000,9591.000;
115.30,310.000,98.000,9592.000;
115.40,310.000,98.000,9592.000;
115.50,310.000,96.000,9594.000;
115.60,310.000,96.000,9594.000;
115.70,309.000,97.000,9594.000;
115.80,309.000,97.000,9594.000;
115.90,309.000,97.000,9594.000;
116.00,309.000,97.000,9594.000;
116.10,309.000,96.000,9595.000;
116.20,309.000,94.000,9597.000;
116.30,309.000,94.000,9597.000;
116.40,309.000,94.000,9597.000;
116.50,309.000,93.000,9598.000;
116.60,309.000,93.000,9598.000;
116.70,309.000,91.000,9600.000;
116.80,309.000,90.000,9601.000;
116.90,309.000,90.000,9601.000;
117.00,309.000,90.000,9601.000;
117.10,309.000,90.000,9601.000;
117.20,309.000,90.000,9601.000;
117.30,309.000,90.000,9601.000;
117.40,309.000,89.000,9602.000;
117.50,309.000,87.000,9604.000;
117.60,309.000,87.000,9604.000;
117.70,309.000,87.000,9604.000;
117.80,309.000,87.000,9604.000;
117.90,309.000,86.000,9605.000;
118.00,309.000,86.000,9605.000;
118.10,308.000,87.000,9605.000;
118.20,308.000,86.000,9606.000;
118.30,308.000,85.000,9607.000;
118.40,308.000,85.000,9607.000;
118.50,308.000,85.000,9607.000;
118.60,308.000,84.000,9608.000;
118.70,308.000,84.000,9608.000;
118.80,308.000,81.000,9611.000;
118.90,308.000,80.000,9612.000;
119.00,308.000,80.000,9612.000;
119.10,308.000,80.000,9612.000;
119.20,308.000,80.000,9612.000;
119.30,308.000,80.000,9612.000;
119.40,308.000,80.000,9612.000;
119.50,308.000,80.000,9612.000;
119.60,308.000,78.000,9614.000;
119.70,308.000,78.000,9614.000;
119.80,308.000,76.000,9616.000;
119.90,308.000,76.000,9616.000;
120.00,308.000,76.000,9616.000;
120.10,308.000,76.000,9616.000;
120.20,308.000,76.000,9616.000;
120.30,308.000,76.000,9616.000;
120.40,308.000,76.000,9616.000;
120.50,308.000,76.000,9616.000;
120.60,308.000,76.000,9616.000;
120.70,308.000,76.000,9616.000;
120.80,308.000,76.000,9616.000;
120.90,308.000,74.000,9618.000;
121.00,308.000,72.000,9620.000;
121.10,308.000,72.000,9620.000;
121.20,308.000,71.000,9621.000;
121.30,308.000,70.000,9622.000;
121.40,308.000,70.000,9622.000;
121.50,308.000,69.000,9623.000;
121.60,308.000,68.000,9624.000;
121.70,308.000,67.000,9625.000;
121.80,308.000,66.000,9626.000;
121.90,308.000,66.000,9626.000;
122.00,308.000,66.000,9626.000;
122.10,308.000,65.000,9627.000;
122.20,308.000,64.000,9628.000;
122.30,308.000,64.000,9628.000;
122.40,308.000,63.000,9629.000;
122.50,308.000,61.000,9631.000;
122.60,308.000,61.000,9631.000;
122.70,308.000,61.000,9631.000;
122.80,308.000,59.000,9633.000;
122.90,308.000,59.000,9633.000;
123.00,308.000,59.000,9633.000;
123.10,308.000,56.000,9636.000;
123.20,308.000,56.000,9636.000;
123.30,308.000,54.000,9638.000;
123.40,308.000,54.000,9638.000;
123.50,308.000,54.000,9638.000;
123.60,308.000,53.000,9639.000;
123.70,308.000,52.000,9640.000;
123.80,308.000,52.000,9640.000;
123.90,308.000,51.000,9641.000;
124.00,308.000,50.000,9642.000;
124.10,308.000,50.000,9642.000;
124.20,308.000,50.000,9642.000;
124.30,308.000,50.000,9642.000;
124.40,308.000,50.000,9642.000;
124.50,308.000,49.000,9643.000;
124.60,308.000,48.000,9644.000;
124.70,308.000,48.000,9644.000;
124.80,308.000,48.000,9644.000;
124.90,308.000,48.000,9644.000;
125.00,308.000,47.000,9645.000;
125.10,308.000,47.000,9645.000;
125.20,307.000,48.000,9645.000;
125.30,307.000,48.000,9645.000;
125.40,307.000,48.000,9645.000;
125.50,307.000,48.000,9645.000;
125.60,307.000,47.000,9646.000;
125.70,307.000,47.000,9646.000;
125.80,307.000,47.000,9646.000;
125.90,307.000,47.000,9646.000;
126.00,307.000,47.000,9646.000;
126.10,307.000,47.000,9646.000;
126.20,307.000,46.000,9647.000;
126.30,307.000,46.000,9647.000;
126.40,307.000,44.000,9649.000;
126.50,307.000,44.000,9649.000;
126.60,307.000,44.000,9649.000;
126.70,307.000,44.000,9649.000;
126.80,307.000,43.000,9650.000;
126.90,307.000,42.000,9651.000;
127.00,307.000,42.000,9651.000;
127.10,307.000,42.000,9651.000;
127.20,307.000,42.000,9651.000;
127.30,307.000,42.000,9651.000;
127.40,307.000,42.000,9651.000;
127.50,307.000,42.000,9651.000;
127.60,307.000,42.000,9651.000;
127.70,307.000,42.000,9651.000;
127.80,307.000,42.000,9651.000;
127.90,307.000,41.000,9652.000;
128.00,307.000,41.000,9652.000;
128.10,307.000,41.000,9652.000;
128.20,307.000,40.000,9653.000;
128.30,307.000,40.000,9653.000;
128.40,307.000,40.000,9653.000;
128.50,307.000,40.000,9653.000;
128.60,307.000,40.000,9653.000;
128.70,307.000,40.000,9653.000;
128.80,307.000,39.000,9654.000;
128.90,307.000,39.000,9654.000;
129.00,307.000,39.000,9654.000;
129.10,307.000,39.000,9654.000;
129.20,307.000,39.000,9654.000;
129.30,307.000,39.000,9654.000;
129.40,307.000,39.000,9654.000;
129.50,307.000,39.000,9654.000;
129.60,307.000,39.000,9654.000;
129.70,307.000,39.000,9654.000;
129.80,307.000,39.000,9654.000;
129.90,307.000,39.000,9654.000;
130.00,307.000,39.000,9654.000;
130.10,307.000,39.000,9654.000;
130.20,307.000,39.000,9654.000;
130.30,307.000,39.000,9654.000;
130.40,307.000,39.000,9654.000;
130.50,307.000,39.000,9654.000;
130.60,307.000,38.000,9655.000;
130.70,307.000,38.000,9655.000;
130.80,307.000,38.000,9655.000;
130.90,307.000,37.000,9656.000;
131.00,307.000,36.000,9657.000;
131.10,307.000,36.000,9657.000;
131.20,307.000,35.000,9658.000;
131.30,307.000,35.000,9658.000;
131.40,307.000,34.000,9659.000;
131.50,307.000,33.000,9660.000;
131.60,307.000,33.000,9660.000;
131.70,307.000,33.000,9660.000;
131.80,307.000,33.000,9660.000;
131.90,307.000,33.000,9660.000;
132.00,307.000,33.000,9660.000;
132.10,307.000,33.000,9660.000;
132.20,307.000,33.000,9660.000;
132.30,307.000,33.000,9660.000;
132.40,307.000,32.000,9661.000;
132.50,307.000,31.000,9662.000;
132.60,307.000,31.000,9662.000;
132.70,307.000,31.000,9662.000;
132.80,307.000,31.000,9662.000;
132.90,307.000,31.000,9662.000;
133.00,307.000,31.000,9662.000;
133.10,307.000,31.000,9662.000;
133.20,307.000,31.000,9662.000;
133.30,307.000,31.000,9662.000;
133.40,307.000,31.000,9662.000;
133.50,307.000,31.000,9662.000;
133.60,307.000,31.000,9662.000;
133.70,307.000,31.000,9662.000;
133.80,307.000,31.000,9662.000;
133.90,307.000,31.000,9662.000;
134.00,307.000,31.000,9662.000;
134.10,307.000,31.000,9662.000;
134.20,307.000,31.000,9662.000;
134.30,307.000,30.000,9663.000;
134.40,307.000,30.000,9663.000;
134.50,307.000,29.000,9664.000;
134.60,307.000,29.000,9664.000;
134.70,307.000,28.000,9665.000;
134.80,307.000,28.000,9665.000;
134.90,307.000,28.000,9665.000;
135.00,307.000,28.000,9665.000;
135.10,307.000,28.000,9665.000;
135.20,307.000,28.000,9665.000;
135.30,307.000,28.000,9665.000;
135.40,307.000,27.000,9666.000;
135.50,307.000,27.000,9666.000;
135.60,307.000,27.000,9666.000;
135.70,307.000,27.000,9666.000;
135.80,307.000,27.000,9666.000;
135.90,306.000,28.000,9666.000;
136.00,306.000,28.000,9666.000;
136.10,306.000,27.000,9667.000;
136.20,306.000,27.000,9667.000;
136.30,306.000,27.000,9667.000;
136.40,306.000,27.000,9667.000;
136.50,306.000,27.000,9667.000;
136.60,306.000,27.000,9667.000;
136.70,306.000,27.000,9667.000;
136.80,306.000,26.000,9668.000;
136.90,306.000,26.000,9668.000;
137.00,306.000,26.000,9668.000;
137.10,306.000,26.000,9668.000;
137.20,306.000,26.000,9668.000;
137.30,306.000,26.000,9668.000;
137.40,306.000,26.000,9668.000;
137.50,306.000,25.000,9669.000;
137.60,306.000,25.000,9669.000;
137.70,306.000,25.000,9669.000;
137.80,306.000,25.000,9669.000;
137.90,306.000,24.000,9670.000;
138.00,306.000,23.000,9671.000;
138.10,306.000,23.000,9671.000;
138.20,306.000,23.000,9671.000;
138.30,306.000,21.000,9673.000;
138.40,306.000,21.000,9673.000;
138.50,306.000,21.000,9673.000;
138.60,306.000,21.000,9673.000;
138.70,306.000,21.000,9673.000;
138.80,306.000,21.000,9673.000;
138.90,306.000,21.000,9673.000;
139.00,306.000,21.000,9673.000;
139.10,306.000,21.000,9673.000;
139.20,306.000,21.000,9673.000;
139.30,306.000,21.000,9673.000;
139.40,306.000,21.000,9673.000;
139.50,306.000,20.000,9674.000;
139.60,306.000,19.000,9675.000;
139.70,306.000,18.000,9676.000;
139.80,306.000,18.000,9676.000;
139.90,306.000,18.000,9676.000;
140.00,306.000,18.000,9676.000;
140.10,306.000,18.000,9676.000;
140.20,306.000,17.000,9677.000;
140.30,306.000,16.000,9678.000;
140.40,305.000,17.000,9678.000;
140.50,305.000,17.000,9678.000;
140.60,305.000,17.000,9678.000;
140.70,305.000,17.000,9678.000;
140.80,305.000,17.000,9678.000;
140.90,305.000,16.000,9679.000;
141.00,305.000,16.000,9679.000;
141.10,305.000,15.000,9680.000;
141.20,305.000,15.000,9680.000;
141.30,305.000,15.000,9680.000;
141.40,305.000,15.000,9680.000;
141.50,305.000,15.000,9680.000;
141.60,305.000,15.000,9680.000;
141.70,305.000,15.000,9680.000;
141.80,305.000,15.000,9680.000;
141.90,305.000,15.000,9680.000;
142.00,305.000,15.000,9680.000;
142.10,305.000,15.000,9680.000;
142.20,305.000,15.000,9680.000;
142.30,305.000,15.000,9680.000;
142.40,305.000,14.000,9681.000;
142.50,305.000,14.000,9681.000;
142.60,305.000,14.000,9681.000;
142.70,305.000,14.000,9681.000;
142.80,305.000,14.000,9681.000;
142.90,305.000,13.000,9682.000;
143.00,305.000,13.000,9682.000;
143.10,305.000,13.000,9682.000;
143.20,305.000,13.000,9682.000;
143.30,305.000,13.000,9682.000;
143.40,305.000,13.000,9682.000;
143.50,305.000,13.000,9682.000;
143.60,305.000,13.000,9682.000;
143.70,304.000,14.000,9682.000;
143.80,304.000,14.000,9682.000;
143.90,304.000,14.000,9682.000;
144.00,304.000,14.000,9682.000;
144.10,304.000,14.000,9682.000;
144.20,304.000,14.000,9682.000;
144.30,304.000,14.000,9682.000;
144.40,304.000,14.000,9682.000;
144.50,304.000,14.000,9682.000;
144.60,304.000,14.000,9682.000;
144.70,304.000,14.000,9682.000;
144.80,304.000,13.000,9683.000;
144.90,304.000,13.000,9683.000;
145.00,304.000,13.000,9683.000;
145.10,304.000,13.000,9683.000;
145.20,304.000,13.000,9683.000;
145.30,304.000,13.000,9683.000;
145.40,304.000,13.000,9683.000;
145.50,304.000,13.000,9683.000;
145.60,304.000,13.000,9683.000;
145.70,304.000,13.000,9683.000;
145.80,304.000,13.000,9683.000;
145.90,304.000,13.000,9683.000;
146.00,303.000,14.000,9683.000;
146.10,303.000,14.000,9683.000;
146.20,303.000,14.000,9683.000;
146.30,303.000,14.000,9683.000;
146.40,303.000,14.000,9683.000;
146.50,303.000,14.000,9683.000;
146.60,303.000,13.000,9684.000;
146.70,303.000,12.000,9685.000;
146.80,303.000,12.000,9685.000;
146.90,303.000,12.000,9685.000;
147.00,303.000,12.000,9685.000;
147.10,303.000,12.000,9685.000;
147.20,303.000,11.000,9686.000;
147.30,303.000,11.000,9686.000;
147.40,303.000,11.000,9686.000;
147.50,303.000,11.000,9686.000;
147.60,303.000,11.000,9686.000;
147.70,303.000,11.000,9686.000;
147.80,303.000,11.000,9686.000;
147.90,303.000,11.000,9686.000;
148.00,303.000,11.000,9686.000;
148.10,303.000,11.000,9686.000;
148.20,303.000,11.000,9686.000;
148.30,303.000,11.000,9686.000;
148.40,303.000,11.000,9686.000;
148.50,303.000,11.000,9686.000;
148.60,303.000,11.000,9686.000;
148.70,303.000,11.000,9686.000;
148.80,303.000,11.000,9686.000;
148.90,303.000,11.000,9686.000;
149.00,303.000,11.000,9686.000;
149.10,303.000,11.000,9686.000;
149.20,303.000,11.000,9686.000;
149.30,303.000,11.000,9686.000;
149.40,303.000,11.000,9686.000;
149.50,303.000,11.000,9686.000;
149.60,303.000,11.000,9686.000;
149.70,303.000,11.000,9686.000;
149.80,302.000,11.000,9687.000;
149.90,302.000,10.000,9688.000;
150.00,302.000,9.000,9689.000;
];
time = dynamics (:, 1);
susceptible = dynamics (:, 2);
infected = dynamics (:, 3);
recovered = dynamics (:, 4);
totalPopulation = susceptible(1) + infected(1) + recovered(1);
susceptibleRatio = susceptible ./ totalPopulation;
infectedRatio = infected ./ totalPopulation;
recoveredRatio = recovered ./ totalPopulation;
steps = length (time);
indices = 0 : steps - 1;
replications = 0;
figure
plot (indices, susceptibleRatio.', 'color', 'blue', 'linewidth', 3);
hold on
plot (indices, infectedRatio.', 'color', 'red', 'linewidth', 3);
hold on
plot (indices, recoveredRatio.', 'color', 'green', 'linewidth', 3);
set(gca,'YTick',0:0.05:1.0);
set(gca,'XTick', indices(1:100:end), 'xticklabel', time(1:100:end));
xlabel ('Time');
ylabel ('Population Ratio');
legend('Susceptible','Infected', 'Recovered');
%titleStr = sprintf('SIR Dynamics of %i agents, with 0.10 dt, %i steps, 0 replications', totalPopulation, steps)
%title (titleStr);
